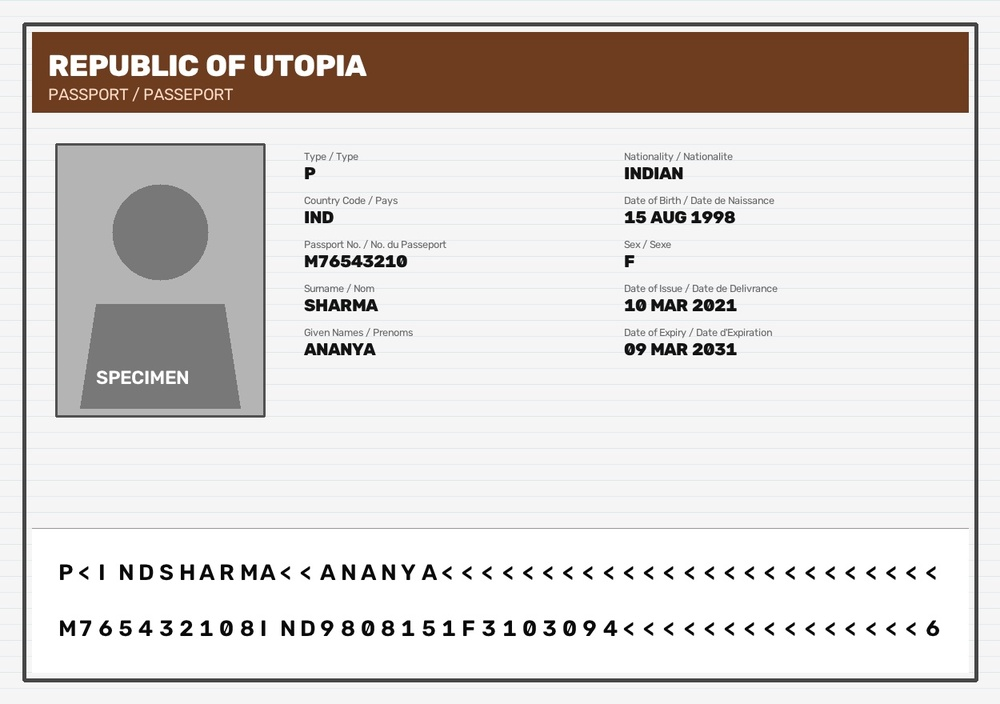
#> input picture backend/test_passport.jpg, 1000 x 704 px, shrunk from 1250 x 880 before the run
$ python -i rectify.py   (imports and definitions only)
#> lines starting #> are read from the running program, lines starting #| are printed output that depends on the picture; after the words box and inside, x2 and y2 are one past the last pixel; in counts of white or black regions, pixels touching at a corner belong together
#> further down, picture is the input picture: shape (704, 1000, 3); mean B, G, R 209.7, 212.5, 217.3
"""
Document Rectification & Auto-Deskew Engine.
Corrects camera perspective tilt, planar skew, and slight rotations
prior to OCR and MRZ extraction.
"""
import cv2
import numpy as np
from typing import Tuple, Optional, Dict, Any


def estimate_skew_angle(image: np.ndarray) -> float:
    """
    Estimates the dominant planar skew/rotation angle in degrees using Hough line analysis.
    Returns angle in degrees (e.g. +2.5 for clockwise tilt, -2.5 for counter-clockwise).
    """
    gray = cv2.cvtColor(image, cv2.COLOR_BGR2GRAY) if len(image.shape) == 3 else image.copy()
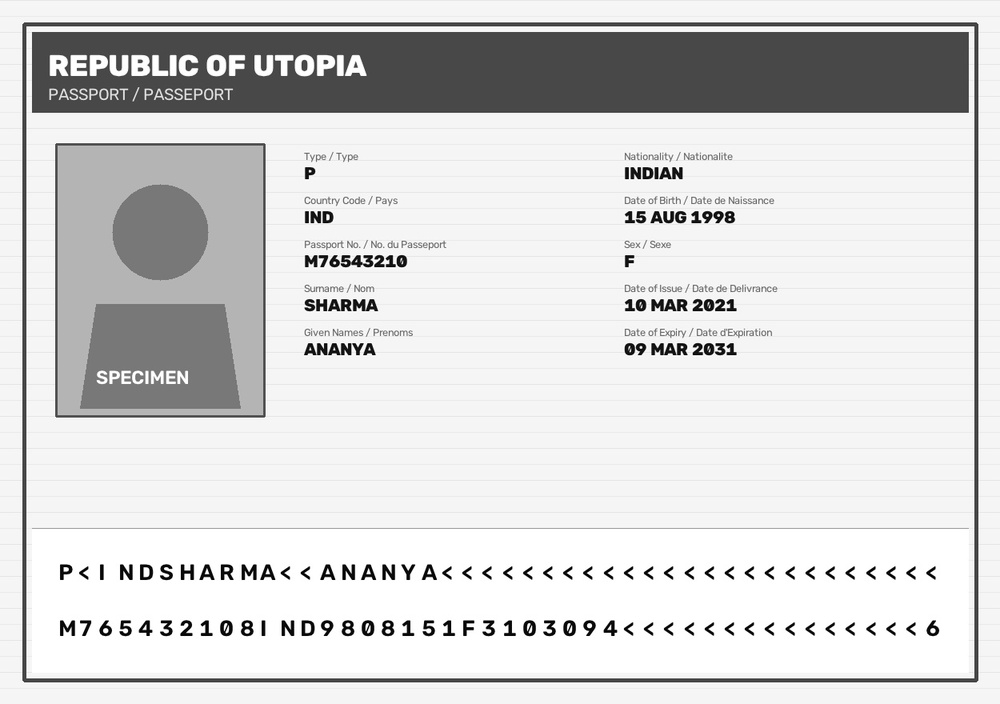
#> gray: shape (704, 1000); min 0, max 255, mean 213.6

    # 1. Edge detection
    edges = cv2.Canny(gray, 50, 150, apertureSize=3)
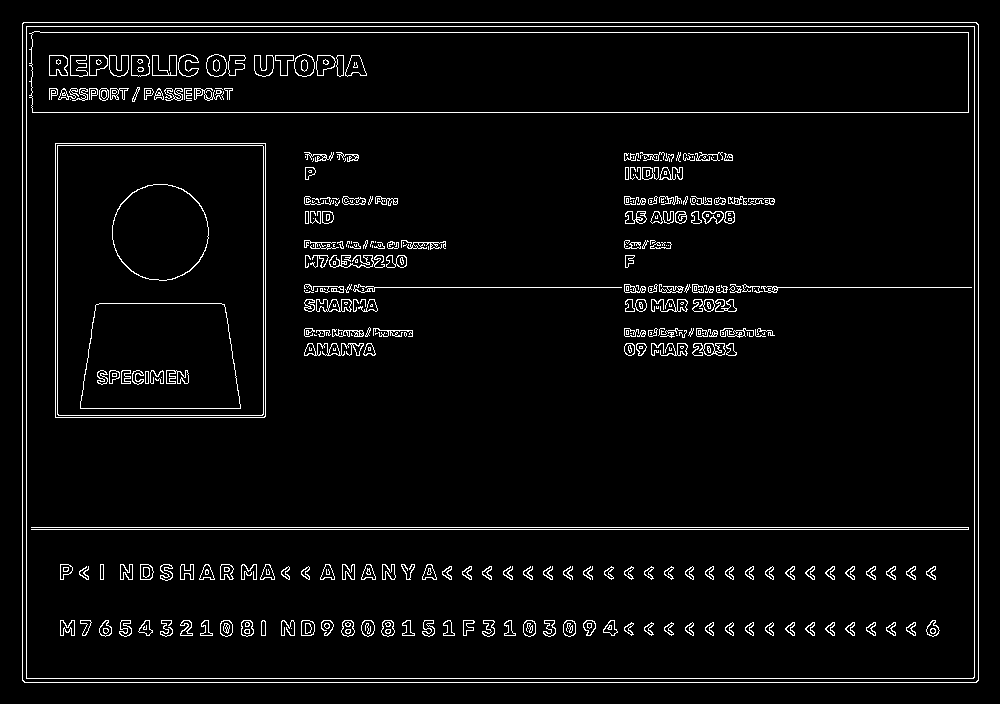
#> edges: shape (704, 1000); 4.1% white in thin lines or dots, all inside (x1, y1, x2, y2) = (22, 22, 979, 683)

    # 2. Probabilistic Hough Transform to find line segments
    lines = cv2.HoughLinesP(edges, 1, np.pi / 180, threshold=100, minLineLength=80, maxLineGap=10)
#> lines = 77 rows, first 6: [22, 26, 978, 26], [22, 678, 978, 678], [22, 32, 978, 32], [22, 527, 978, 527], [22, 112, 978, 112], [22, 529, 978, 529]

    if lines is None or len(lines) == 0:
        return 0.0

    angles = []
    for line in lines:
        coords = line.ravel()
        if len(coords) < 4:
            continue
        x1, y1, x2, y2 = coords[:4]
        dx = x2 - x1
        dy = y2 - y1
        if dx == 0:
            continue
        angle = np.degrees(np.arctan2(dy, dx))

        # Consider lines within +/- 25 degrees of horizontal
        if -25.0 <= angle <= 25.0:
            angles.append(angle)
#> this loop made 77 passes
#> (x1, y1, x2, y2, dx, dy, angle) on passes 1, 2, 3, 4, 5, 6, 7, 8, 13, 18, 19, 20: (22, 26, 978, 26, 956, 0, 0), (22, 678, 978, 678, 956, 0, 0), (22, 32, 978, 32, 956, 0, 0), (22, 527, 978, 527, 956, 0, 0), (22, 112, 978, 112, 956, 0, 0), (22, 529, 978, 529, 956, 0, 0), (24, 682, 976, 682, 952, 0, 0), (23, 22, 976, 22, 953, 0, 0), (328, 287, 971, 287, 643, 0, 0), (56, 143, 264, 143, 208, 0, 0), (58, 145, 262, 145, 204, 0, 0), (383, 635, 466, 635, 83, 0, 0)
#> (x1, y1, x2, y2, dx, dy) on passes 9, 10, 11, 12, 14, 15: (978, 680, 978, 24, 0, -656), (974, 677, 974, 27, 0, -650), (22, 680, 22, 23, 0, -657), (26, 677, 26, 27, 0, -650), (57, 417, 57, 143, 0, -274), (265, 416, 265, 143, 0, -273)
#> after the loop, angles = 69 values, max 1.09 at index 44, min -0.573 at index 53, mean 0.00751

    if not angles:
        return 0.0

    median_angle = float(np.median(angles))
#> median_angle = 0
    return median_angle


def deskew_image(image: np.ndarray, max_angle: float = 20.0) -> Tuple[np.ndarray, float]:
    """
    Detects and corrects rotational skew in the image.
    """
    angle = estimate_skew_angle(image)
#> angle = 0

    # If angle is negligible (< 0.2 deg), don't interpolate
    if abs(angle) < 0.25 or abs(angle) > max_angle:
        return image, 0.0

    h, w = image.shape[:2]
    center = (w / 2.0, h / 2.0)

    # Rotation matrix
    M = cv2.getRotationMatrix2D(center, angle, 1.0)
    deskewed = cv2.warpAffine(
        image, M, (w, h),
        flags=cv2.INTER_CUBIC,
        borderMode=cv2.BORDER_REPLICATE
    )

    return deskewed, angle


def rectify_document_geometry(image: np.ndarray) -> Tuple[np.ndarray, Dict[str, Any]]:
    """
    Full geometry rectification pipeline:
    1. Deskew rotational tilt
    2. Returns rectified image and metadata
    """
    deskewed, angle = deskew_image(image)

    metadata = {
        "deskew_angle_applied": round(angle, 2),
        "is_rectified": abs(angle) >= 0.25
    }

    return deskewed, metadata

>>> import cv2
>>> picture = cv2.imread('../../test_passport.jpg')
>>> result = deskew_image(picture)
